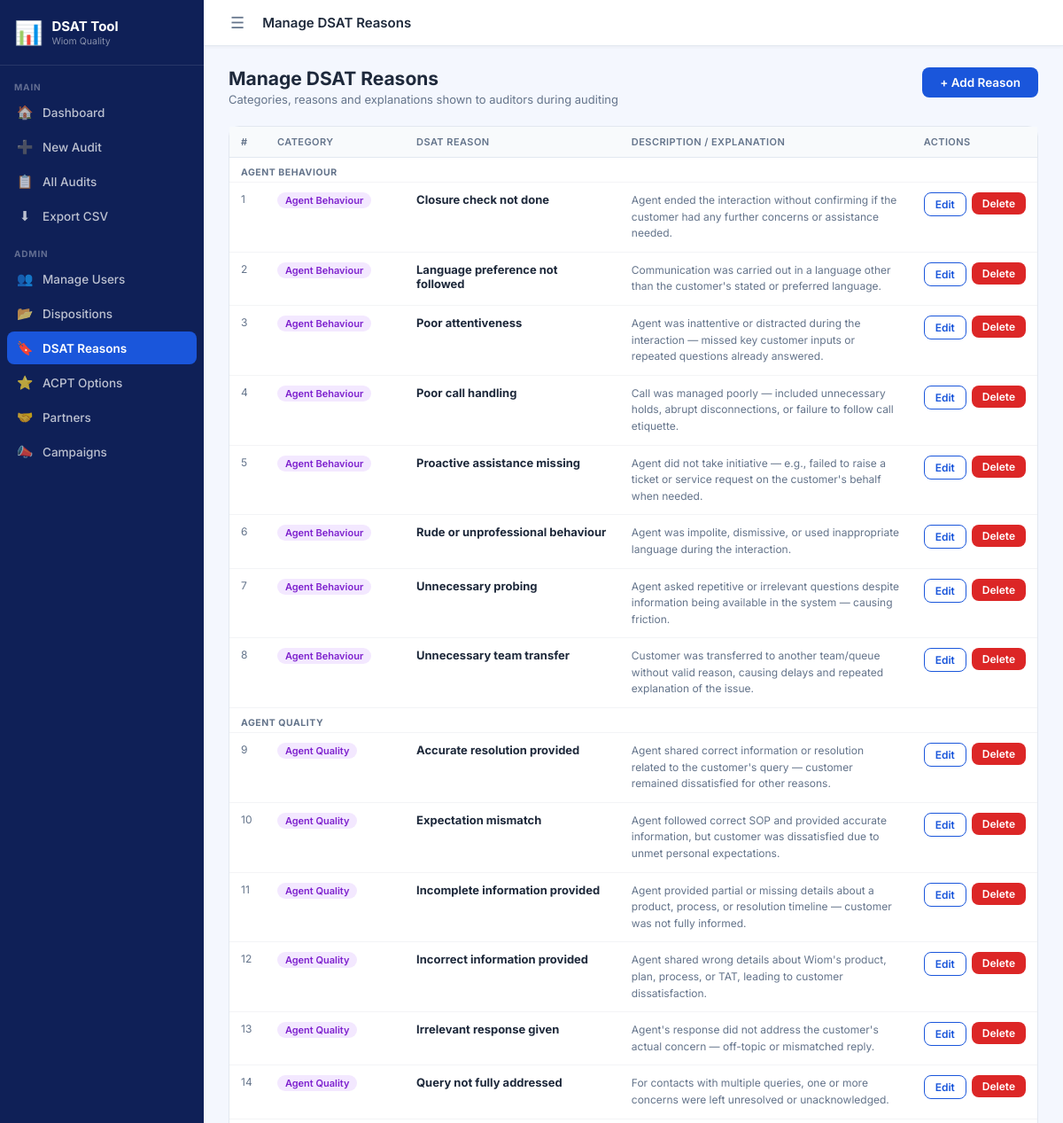
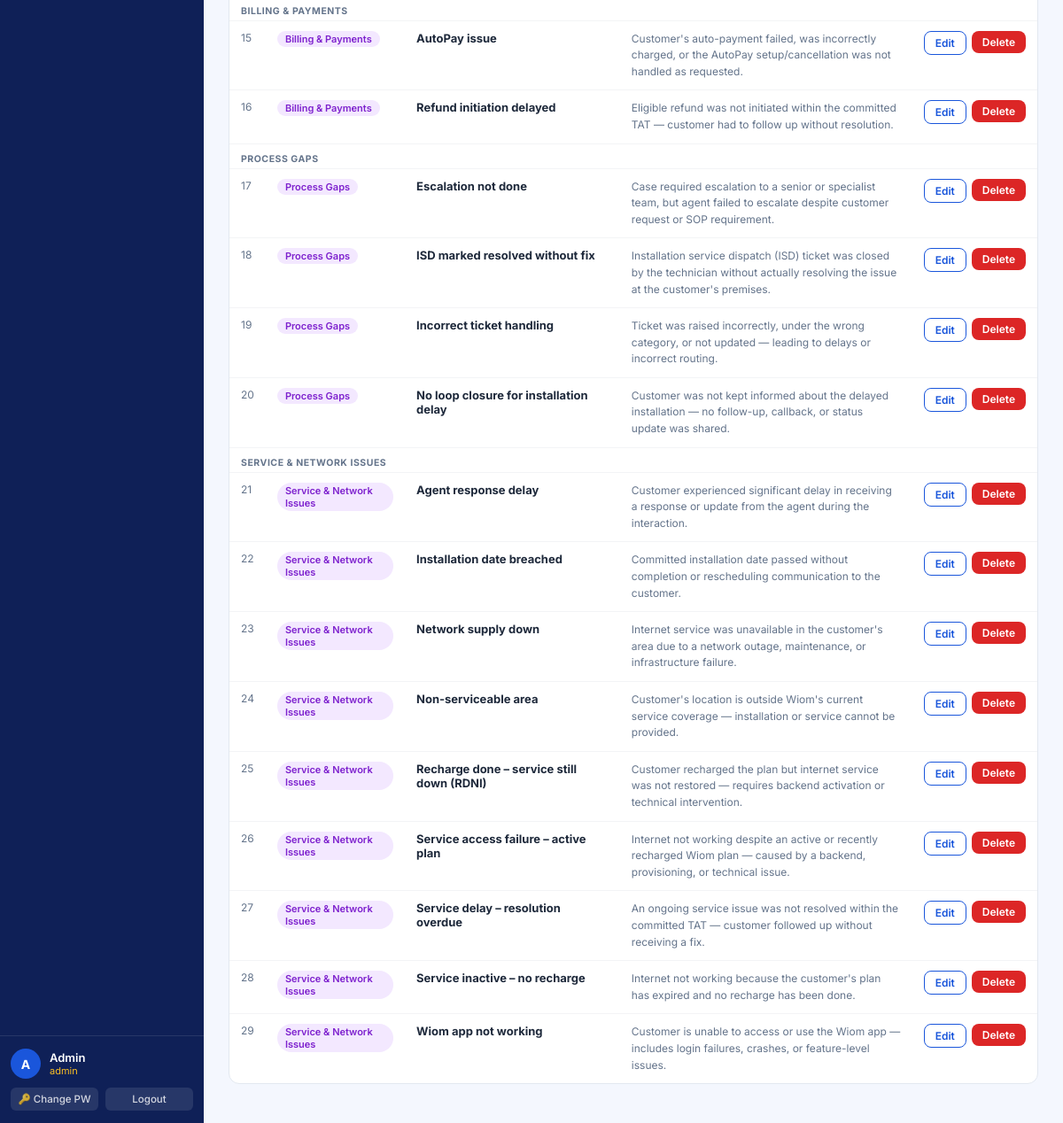
The page /admin/dsat-reasons (signed in) on the database its author committed (2 pictures, top to bottom).
### tables this page shows
CREATE TABLE dsat_reasons (
            id INTEGER PRIMARY KEY AUTOINCREMENT,
            category TEXT NOT NULL,
            reason TEXT NOT NULL,
            description TEXT
        );

### app.py (the view)
@app.route('/admin/dsat-reasons')
@admin_required
def admin_dsat_reasons():
    conn = get_db()
    rows = conn.execute("SELECT * FROM dsat_reasons ORDER BY category, reason").fetchall()
    conn.close()
    return render_template('admin_dsat_reasons.html', reasons=rows)

### app.py (called while the page is built)
def get_db():
    conn = sqlite3.connect(DB)
    conn.row_factory = sqlite3.Row
    return conn

def admin_required(f):
    @wraps(f)
    def decorated(*args, **kwargs):
        if 'user_id' not in session:
            return redirect(url_for('login'))
        if session.get('role') != 'admin':
            flash('Admin access required.', 'error')
            return redirect(url_for('dashboard'))
        return f(*args, **kwargs)
    return decorated

### templates/admin_dsat_reasons.html (shortened to what this page needs)
{% extends "base.html" %}
{% block page_heading %}Manage DSAT Reasons{% endblock %}
{% block content %}
<div class="page-header">
  <div>
    <div class="page-title">Manage DSAT Reasons</div>
    <div class="page-subtitle">Categories, reasons and explanations shown to auditors during auditing</div>
  </div>
  <button class="btn btn-primary" onclick="document.getElementById('addModal').classList.add('open')">+ Add Reason</button>
</div>
<div class="card" style="padding:0;">
  <div class="table-wrap">
    <table>
      <thead>
        <tr><th>#</th><th>Category</th><th>DSAT Reason</th><th>Description / Explanation</th><th>Actions</th></tr>
      </thead>
      <tbody>
        {% set ns = namespace(cur='') %}
        {% for r in reasons %}
          {% if r.category != ns.cur %}
            <tr><td colspan="5" class="reason-category">{{ r.category }}</td></tr>
            {% set ns.cur = r.category %}
          {% endif %}
          <tr>
            <td class="text-muted text-sm">{{ loop.index }}</td>
            <td><span class="badge b-purple">{{ r.category }}</span></td>
            <td><strong>{{ r.reason }}</strong></td>
            <td style="max-width:380px;font-size:12px;color:#64748b;line-height:1.55;">{{ r.description or '—' }}</td>
            <td>
              <div style="display:flex;gap:6px;">
                <button class="btn btn-outline btn-sm"
                  onclick="openEdit({{ r.id }}, `{{ r.category|replace('`','\\`') }}`, `{{ r.reason|replace('`','\\`') }}`, `{{ (r.description or '')|replace('`','\\`')|replace('\n',' ') }}`)">
                  Edit
                </button>
                <form method="POST" action="{{ url_for('admin_delete_dsat_reason', rid=r.id) }}"
                      onsubmit="return confirm('Delete this DSAT reason?')">
                  <button class="btn btn-danger btn-sm">Delete</button>
                </form>
              </div>
            </td>
          </tr>
        {% endfor %}
      </tbody>
    </table>
  </div>
</div>
          {% set seen = [] %}
          {% set seen2 = [] %}
{% endblock %}

### templates/base.html (shortened to what this page needs)
<!DOCTYPE html>
<html lang="en">
<head>
<link rel="stylesheet" href="{{ url_for('static', filename='style.css') }}">
</head>
<body>
<aside class="sidebar" id="sidebar">
  <div class="sidebar-brand">
    <span class="brand-icon">📊</span>
    <div>
      <div class="brand-name">DSAT Tool</div>
      <div class="brand-sub">Wiom Quality</div>
    </div>
  </div>
  <nav class="sidebar-nav">
    <div class="nav-section-label">Main</div>
    <a href="{{ url_for('dashboard') }}" class="nav-item {% if request.endpoint=='dashboard' %}active{% endif %}">
      <span class="nav-icon">🏠</span> Dashboard
    </a>
    <a href="{{ url_for('new_audit') }}" class="nav-item {% if request.endpoint=='new_audit' %}active{% endif %}">
      <span class="nav-icon">➕</span> New Audit
    </a>
    <a href="{{ url_for('all_audits') }}" class="nav-item {% if request.endpoint=='all_audits' %}active{% endif %}">
      <span class="nav-icon">📋</span> All Audits
    </a>
    <a href="{{ url_for('export_report') }}" class="nav-item">
      <span class="nav-icon">⬇</span> Export CSV
    </a>
    {% if session.role == 'admin' %}
    <div class="nav-section-label" style="margin-top:12px;">Admin</div>
    <a href="{{ url_for('admin_users') }}" class="nav-item {% if request.endpoint=='admin_users' %}active{% endif %}">
      <span class="nav-icon">👥</span> Manage Users
    </a>
    <a href="{{ url_for('admin_dispositions') }}" class="nav-item {% if request.endpoint=='admin_dispositions' %}active{% endif %}">
      <span class="nav-icon">📂</span> Dispositions
    </a>
    <a href="{{ url_for('admin_dsat_reasons') }}" class="nav-item {% if request.endpoint=='admin_dsat_reasons' %}active{% endif %}">
      <span class="nav-icon">🔖</span> DSAT Reasons
    </a>
    <a href="{{ url_for('admin_acpt') }}" class="nav-item {% if request.endpoint=='admin_acpt' %}active{% endif %}">
      <span class="nav-icon">⭐</span> ACPT Options
    </a>
    <a href="{{ url_for('admin_partners') }}" class="nav-item {% if request.endpoint=='admin_partners' %}active{% endif %}">
      <span class="nav-icon">🤝</span> Partners
    </a>
    <a href="{{ url_for('admin_campaigns') }}" class="nav-item {% if request.endpoint=='admin_campaigns' %}active{% endif %}">
      <span class="nav-icon">📣</span> Campaigns
    </a>
    {% endif %}
  </nav>
  <div class="sidebar-footer">
    <div class="user-info">
      <div class="user-avatar">{{ session.user_name[0] }}</div>
      <div>
        <div class="user-name">{{ session.user_name }}</div>
        <div class="user-role {% if session.role=='admin' %}role-admin{% endif %}">{{ session.role }}</div>
      </div>
    </div>
    <div style="display:flex;gap:8px;margin-top:10px;">
      <a href="{{ url_for('change_password') }}" class="sidebar-btn">🔑 Change PW</a>
      <a href="{{ url_for('logout') }}" class="sidebar-btn sidebar-btn-danger">Logout</a>
    </div>
  </div>
</aside>
<div class="page-wrapper" id="pageWrapper">
  <div class="top-bar">
    <button class="sidebar-toggle" onclick="toggleSidebar()">☰</button>
    <div class="top-bar-title">{% block page_heading %}{% endblock %}</div>
  </div>
  <main class="main-content">
    {% block content %}{% endblock %}
  </main>
</div>
</body>
</html>

### rows shown on the page
dsat_reasons: category "AGENT BEHAVIOUR", category "Agent Behaviour", reason "Closure check not done", description "Agent ended the interaction without confirming if the customer had any further concerns or assistance needed."
dsat_reasons: category "Agent Behaviour", reason "Language preference not followed", description "Communication was carried out in a language other than the customer's stated or preferred language."
dsat_reasons: category "Agent Behaviour", reason "Poor attentiveness", description "Agent was inattentive or distracted during the interaction — missed key customer inputs or repeated questions already answered."
dsat_reasons: category "Agent Behaviour", reason "Poor call handling", description "Call was managed poorly — included unnecessary holds, abrupt disconnections, or failure to follow call etiquette."
dsat_reasons: category "Agent Behaviour", reason "Proactive assistance missing", description "Agent did not take initiative — e.g., failed to raise a ticket or service request on the customer's behalf when needed."
dsat_reasons: category "Agent Behaviour", reason "Rude or unprofessional behaviour", description "Agent was impolite, dismissive, or used inappropriate language during the interaction."
dsat_reasons: category "Agent Behaviour", reason "Unnecessary probing", description "Agent asked repetitive or irrelevant questions despite information being available in the system — causing friction."
dsat_reasons: category "Agent Behaviour", reason "Unnecessary team transfer", description "Customer was transferred to another team/queue without valid reason, causing delays and repeated explanation of the issue."
dsat_reasons: category "AGENT QUALITY", category "Agent Quality", reason "Accurate resolution provided", description "Agent shared correct information or resolution related to the customer's query — customer remained dissatisfied for other reasons."
dsat_reasons: category "Agent Quality", reason "Expectation mismatch", description "Agent followed correct SOP and provided accurate information, but customer was dissatisfied due to unmet personal expectations."
dsat_reasons: category "Agent Quality", reason "Incomplete information provided", description "Agent provided partial or missing details about a product, process, or resolution timeline — customer was not fully informed."
dsat_reasons: category "Agent Quality", reason "Incorrect information provided", description "Agent shared wrong details about Wiom's product, plan, process, or TAT, leading to customer dissatisfaction."
dsat_reasons: category "Agent Quality", reason "Irrelevant response given", description "Agent's response did not address the customer's actual concern — off-topic or mismatched reply."
dsat_reasons: category "Agent Quality", reason "Query not fully addressed", description "For contacts with multiple queries, one or more concerns were left unresolved or unacknowledged."
dsat_reasons: category "BILLING & PAYMENTS", category "Billing & Payments", reason "AutoPay issue", description "Customer's auto-payment failed, was incorrectly charged, or the AutoPay setup/cancellation was not handled as requested."
dsat_reasons: category "Billing & Payments", reason "Refund initiation delayed", description "Eligible refund was not initiated within the committed TAT — customer had to follow up without resolution."
dsat_reasons: category "PROCESS GAPS", category "Process Gaps", reason "Escalation not done", description "Case required escalation to a senior or specialist team, but agent failed to escalate despite customer request or SOP requirement."
dsat_reasons: category "Process Gaps", reason "ISD marked resolved without fix", description "Installation service dispatch (ISD) ticket was closed by the technician without actually resolving the issue at the customer's premises."
dsat_reasons: category "Process Gaps", reason "Incorrect ticket handling", description "Ticket was raised incorrectly, under the wrong category, or not updated — leading to delays or incorrect routing."
dsat_reasons: category "Process Gaps", reason "No loop closure for installation delay", description "Customer was not kept informed about the delayed installation — no follow-up, callback, or status update was shared."
dsat_reasons: category "SERVICE & NETWORK ISSUES", category "Service & Network Issues", reason "Agent response delay", description "Customer experienced significant delay in receiving a response or update from the agent during the interaction."
dsat_reasons: category "Service & Network Issues", reason "Installation date breached", description "Committed installation date passed without completion or rescheduling communication to the customer."
dsat_reasons: category "Service & Network Issues", reason "Network supply down", description "Internet service was unavailable in the customer's area due to a network outage, maintenance, or infrastructure failure."
dsat_reasons: category "Service & Network Issues", reason "Non-serviceable area", description "Customer's location is outside Wiom's current service coverage — installation or service cannot be provided."
dsat_reasons: category "Service & Network Issues", reason "Recharge done – service still down (RDNI)", description "Customer recharged the plan but internet service was not restored — requires backend activation or technical intervention."
dsat_reasons: category "Service & Network Issues", reason "Service access failure – active plan", description "Internet not working despite an active or recently recharged Wiom plan — caused by a backend, provisioning, or technical issue."
dsat_reasons: category "Service & Network Issues", reason "Service delay – resolution overdue", description "An ongoing service issue was not resolved within the committed TAT — customer followed up without receiving a fix."
dsat_reasons: category "Service & Network Issues", reason "Service inactive – no recharge", description "Internet not working because the customer's plan has expired and no recharge has been done."
dsat_reasons: category "Service & Network Issues", reason "Wiom app not working", description "Customer is unable to access or use the Wiom app — includes login failures, crashes, or feature-level issues."

### other values the page prints
{{ session.user_name[0] }} "A"
{{ session.user_name }} "Admin"
{{ session.role }} "admin"
